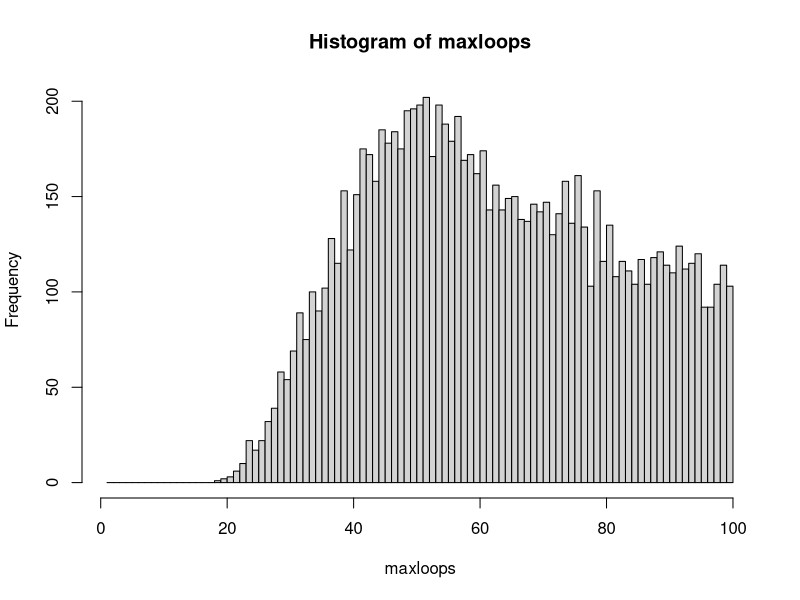
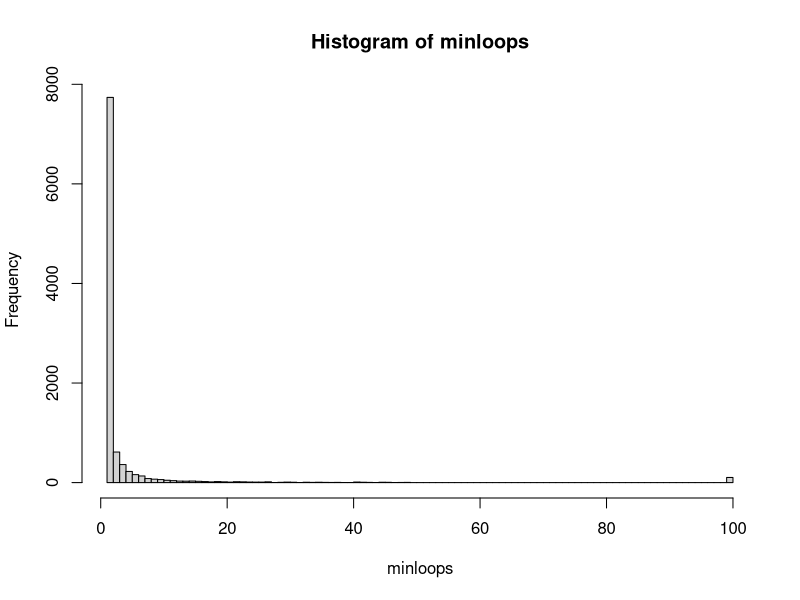
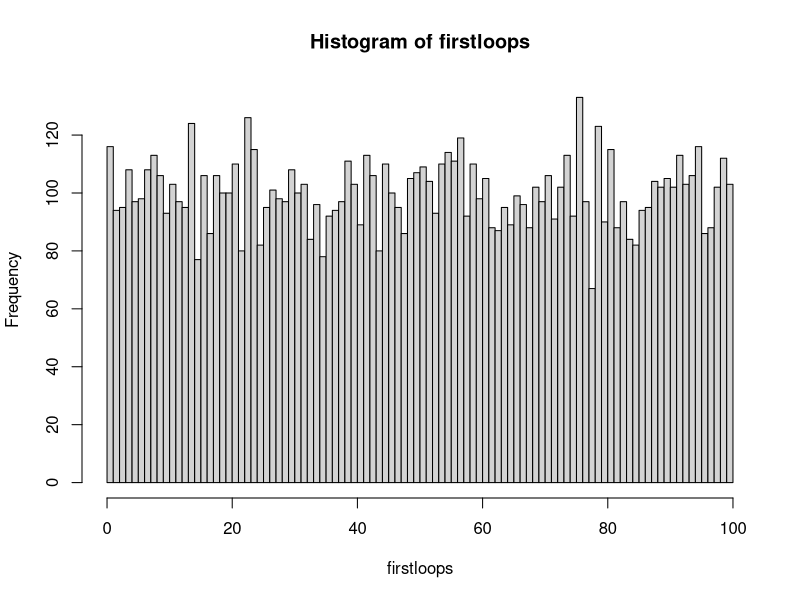

These charts were generated, in order, by the following R code:
#Whatch these two videos
#https://www.youtube.com/watch?v=eivGlBKlK6M
#https://www.youtube.com/watch?v=C5-I0bAuEUE

looper <- function(x = 100) {
  
  a             <- sample(1:x)
  count         <- 0
  loopcount     <- c()
  d             <- sample(1:x,1)
  elements      <- d
  loopelements  <- c(elements)
  totalelements <- c()
  c             <- TRUE
  e             <- TRUE
  elements      <- a[d]
  
  while (e == TRUE) {
    c <- TRUE
    while (c == TRUE) {
      loopelements <- c(loopelements,elements)
      count        <- count+1
      
      if (elements != d) {
        elements <- a[elements]
      } else {
        c <- FALSE
        }
        
      if (loopelements[1] == loopelements[length(loopelements)]) {
        loopelements <- loopelements[-length(loopelements)]
      }
    }
    
    loopcount     <- c(loopcount, count)
    count         <- 0
    totalelements <- c(totalelements, loopelements)
    
    if (length(setdiff(a,totalelements)) > 1) {
      elements <- sample(setdiff(a, totalelements), 1)
    } else {
      (elements <- setdiff(a, totalelements))
    }
    
    d            <- elements
    elements     <- a[d]
    loopelements <- c(d)
    if (length(setdiff(a,totalelements)) == 0 ) {
      e <- FALSE
    }
  }
  
  sum(loopcount)
  return(list(loop = loopcount,maxmin = c(max(loopcount),min(loopcount),loopcount[1])))
}


maxloops   <- rep(NA,10000)
minloops   <- rep(NA,10000)
firstloops <- rep(NA,10000)

for(i in 1:10000) {
  lop <- looper()
  maxloops[i]   <- lop$maxmin[1]
  minloops[i]   <- lop$maxmin[2]
  firstloops[i] <- lop$maxmin[3]
}

hist(maxloops,breaks = c(1:100))
hist(minloops,breaks = c(1:100))
hist(firstloops,breaks = c(0:100))

length(which(maxloops <= 50))/10000
length(which(firstloops <= 50))/10000
